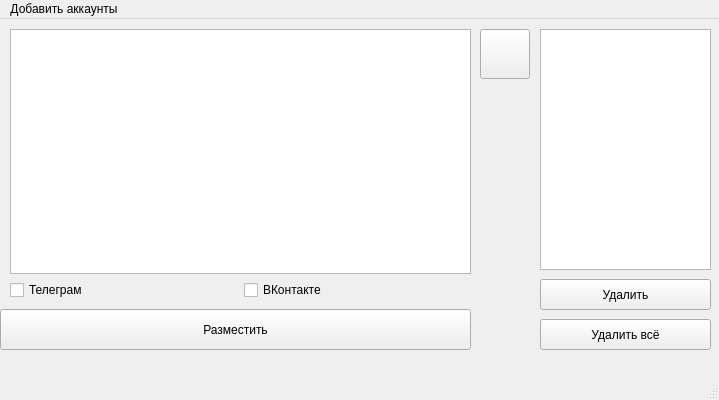
<?xml version="1.0" encoding="UTF-8"?>
<ui version="4.0">
 <class>MainWindow</class>
 <widget class="QMainWindow" name="MainWindow">
  <property name="geometry">
   <rect>
    <x>0</x>
    <y>0</y>
    <width>719</width>
    <height>400</height>
   </rect>
  </property>
  <property name="windowTitle">
   <string>Кросспостинг для школы</string>
  </property>
  <property name="windowIcon">
   <iconset>
    <normaloff>app_logo.webp</normaloff>app_logo.webp</iconset>
  </property>
  <property name="animated">
   <bool>true</bool>
  </property>
  <widget class="QWidget" name="centralwidget">
   <widget class="QWidget" name="verticalLayoutWidget">
    <property name="geometry">
     <rect>
      <x>10</x>
      <y>10</y>
      <width>461</width>
      <height>271</height>
     </rect>
    </property>
    <layout class="QVBoxLayout" name="verticalLayout">
     <item>
      <widget class="QTextEdit" name="text_input">
       <property name="enabled">
        <bool>true</bool>
       </property>
       <property name="font">
        <font>
         <family>Arial</family>
         <pointsize>9</pointsize>
        </font>
       </property>
       <property name="html">
        <string>&lt;!DOCTYPE HTML PUBLIC &quot;-//W3C//DTD HTML 4.0//EN&quot; &quot;http://www.w3.org/TR/REC-html40/strict.dtd&quot;&gt;
&lt;html&gt;&lt;head&gt;&lt;meta name=&quot;qrichtext&quot; content=&quot;1&quot; /&gt;&lt;style type=&quot;text/css&quot;&gt;
p, li { white-space: pre-wrap; }
&lt;/style&gt;&lt;/head&gt;&lt;body style=&quot; font-family:'Arial'; font-size:9pt; font-weight:400; font-style:normal;&quot;&gt;
&lt;p style=&quot;-qt-paragraph-type:empty; margin-top:0px; margin-bottom:0px; margin-left:0px; margin-right:0px; -qt-block-indent:0; text-indent:0px; font-family:'Noto Color Emoji'; font-size:8.25pt;&quot;&gt;&lt;br /&gt;&lt;/p&gt;&lt;/body&gt;&lt;/html&gt;</string>
       </property>
      </widget>
     </item>
     <item>
      <layout class="QHBoxLayout" name="checkboxes">
       <property name="spacing">
        <number>6</number>
       </property>
       <item>
        <widget class="QCheckBox" name="tg_checkbox">
         <property name="text">
          <string>Телеграм</string>
         </property>
        </widget>
       </item>
       <item>
        <widget class="QCheckBox" name="vk_checkbox">
         <property name="text">
          <string>ВКонтакте</string>
         </property>
        </widget>
       </item>
      </layout>
     </item>
    </layout>
   </widget>
   <widget class="QPushButton" name="add_files_button">
    <property name="geometry">
     <rect>
      <x>480</x>
      <y>10</y>
      <width>50</width>
      <height>50</height>
     </rect>
    </property>
    <property name="text">
     <string/>
    </property>
    <property name="icon">
     <iconset>
      <normaloff>add_file.webp</normaloff>add_file.webp</iconset>
    </property>
    <property name="iconSize">
     <size>
      <width>32</width>
      <height>32</height>
     </size>
    </property>
   </widget>
   <widget class="QPushButton" name="post_button">
    <property name="geometry">
     <rect>
      <x>0</x>
      <y>290</y>
      <width>471</width>
      <height>41</height>
     </rect>
    </property>
    <property name="text">
     <string>Разместить</string>
    </property>
   </widget>
   <widget class="QListWidget" name="list_of_files">
    <property name="geometry">
     <rect>
      <x>540</x>
      <y>10</y>
      <width>171</width>
      <height>241</height>
     </rect>
    </property>
    <property name="font">
     <font>
      <family>Arial</family>
     </font>
    </property>
   </widget>
   <widget class="QPushButton" name="clear_all">
    <property name="geometry">
     <rect>
      <x>540</x>
      <y>300</y>
      <width>171</width>
      <height>31</height>
     </rect>
    </property>
    <property name="minimumSize">
     <size>
      <width>0</width>
      <height>0</height>
     </size>
    </property>
    <property name="text">
     <string>Удалить всё</string>
    </property>
   </widget>
   <widget class="QPushButton" name="clear_one">
    <property name="geometry">
     <rect>
      <x>540</x>
      <y>260</y>
      <width>171</width>
      <height>31</height>
     </rect>
    </property>
    <property name="text">
     <string>Удалить</string>
    </property>
   </widget>
  </widget>
  <widget class="QMenuBar" name="menubar">
   <property name="geometry">
    <rect>
     <x>0</x>
     <y>0</y>
     <width>719</width>
     <height>21</height>
    </rect>
   </property>
   <widget class="QMenu" name="menu">
    <property name="title">
     <string>Добавить аккаунты</string>
    </property>
    <addaction name="actionTelegram"/>
    <addaction name="actionVK"/>
   </widget>
   <addaction name="menu"/>
  </widget>
  <widget class="QStatusBar" name="statusbar"/>
  <action name="actionTelegram">
   <property name="text">
    <string>Telegram</string>
   </property>
  </action>
  <action name="actionVK">
   <property name="text">
    <string>VK</string>
   </property>
  </action>
 </widget>
 <resources/>
 <connections/>
</ui>
